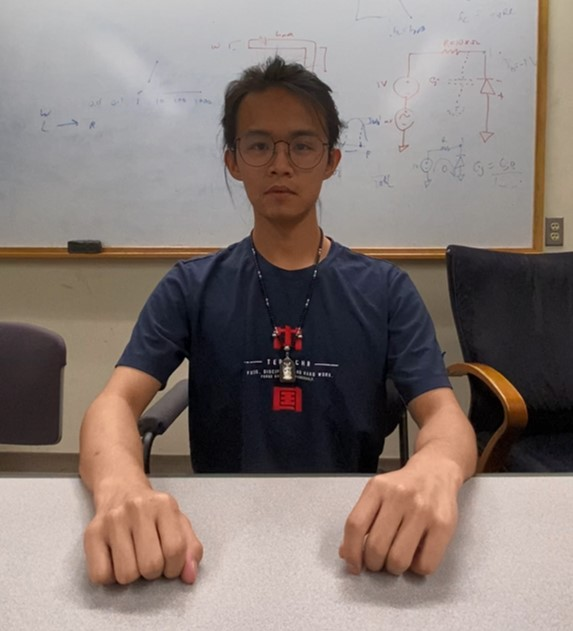
#> input picture single_user.jpg, 573 x 631 px, found by its file name
$ python test_zoomIn.py
#> lines starting #> are read from the running program, lines starting #| are printed output that depends on the picture
import os.path
from PIL import Image


def get_img_dir():
    src_dir = os.path.dirname(__file__)
    img_dir = os.path.join(src_dir, '..', 'img')
    return img_dir


def open_img():
    img_dir = get_img_dir()
    img_name = 'single_user.jpg'
    full_img_path = os.path.join(img_dir, img_name)
    img = Image.open(full_img_path)
#> img is the input picture: PIL image 573x631 RGB; mean R, G, B 134.5, 122.3, 117.4
    return img


def crop_image(img, xy, scale_factor):
    '''Crop the image around the tuple xy

    Inputs:
    -------
    img: Image opened with PIL.Image
    xy: tuple with relative (x,y) position of the center of the cropped image
        x and y shall be between 0 and 1
    scale_factor: the ratio between the original image's size and the cropped image's size
    '''
#> called with xy = (0.5, 0.5), scale_factor = 0.95
    center = (img.size[0] * xy[0], img.size[1] * xy[1])
#> center = (286.5, 315.5)
    new_size = (img.size[0] / scale_factor, img.size[1] / scale_factor)
#> new_size = (603.2, 664.2)
    left = max (0, (int) (center[0] - new_size[0] / 2))
#> left = 0
    right = min (img.size[0], (int) (center[0] + new_size[0] / 2))
#> right = 573
    upper = max (0, (int) (center[1] - new_size[1] / 2))
#> upper = 0
    lower = min (img.size[1], (int) (center[1] + new_size[1] / 2))
#> lower = 631
    cropped_img = img.crop((left, upper, right, lower))
    return cropped_img


def save_img(img, img_name):
    img_dir = get_img_dir()
    full_img_path = os.path.join(img_dir, img_name)
    img.save(full_img_path)


if __name__ == '__main__':
    ams = open_img()

    crop_ams = crop_image(ams, (0.50, 0.50), 0.95)
    save_img(crop_ams, 'crop_amsterdam_01.jpg')

    crop_ams = crop_image(ams, (0.25, 0.25), 2.5)
#> call 2 of crop_image, with xy = (0.25, 0.25), scale_factor = 2.5
#> in crop_image (call 2), `cropped_img = img.crop((left, upper, right, lower))`:
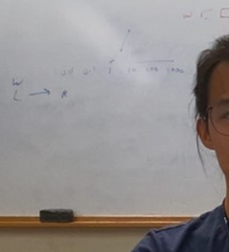
#> cropped_img: PIL image 229x252 RGB; mean R, G, B 149, 144.9, 144.3
    save_img(crop_ams, 'crop_amsterdam_02.jpg')

    crop_ams = crop_image(ams, (0.75, 0.45), 3.5)
#> call 3 of crop_image, with xy = (0.75, 0.45), scale_factor = 3.5
#> in crop_image (call 3), `cropped_img = img.crop((left, upper, right, lower))`:
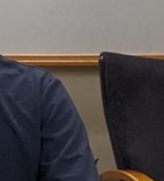
#> cropped_img: PIL image 164x181 RGB; mean R, G, B 84.1, 79.6, 80.1
    save_img(crop_ams, 'crop_amsterdam_03.jpg')
